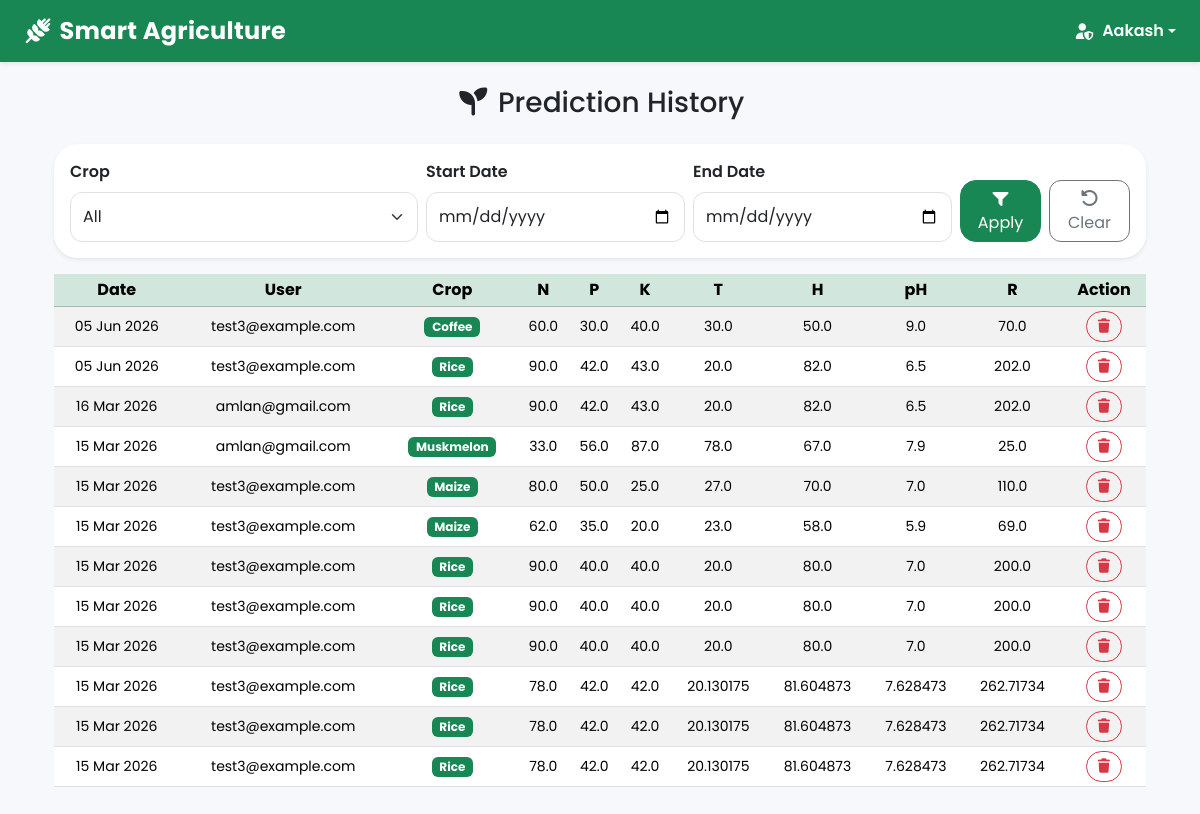
Page /admin_view_predictions/ (signed in) on the earlier database version.
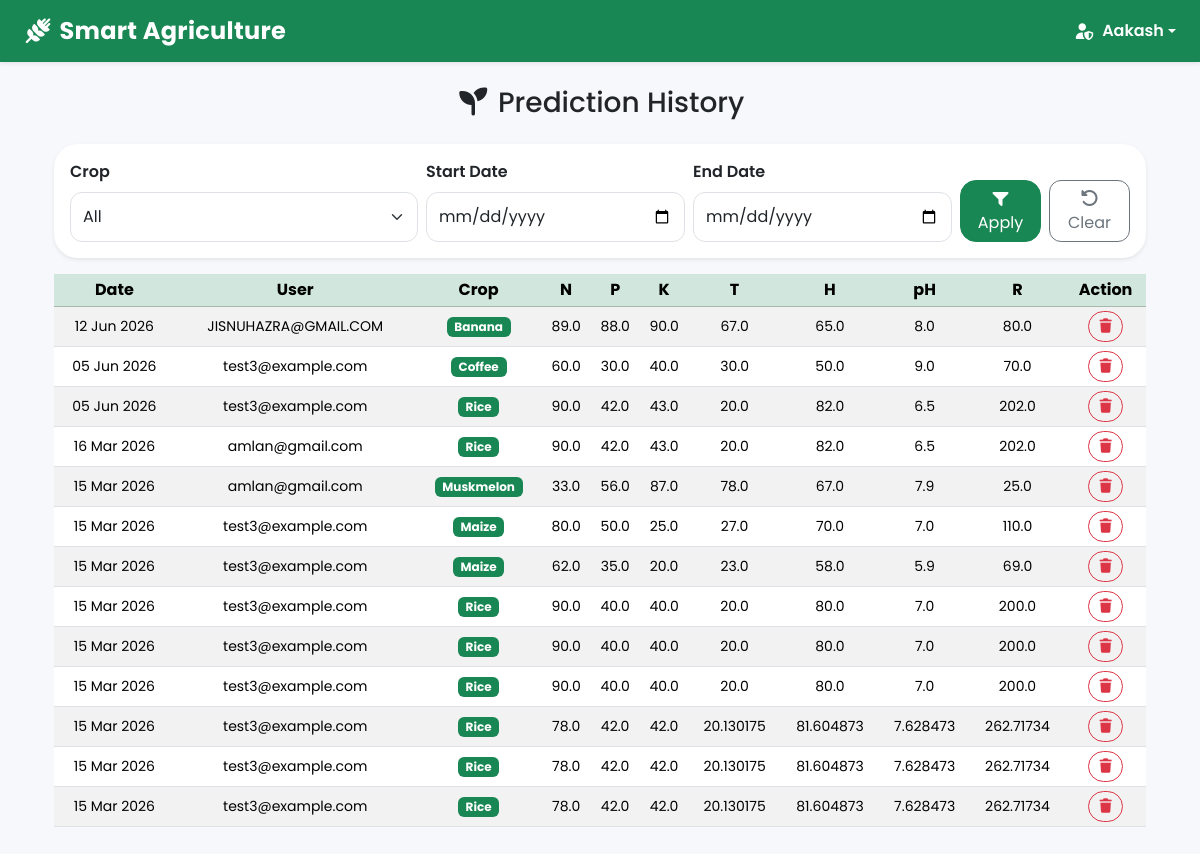
Same page on the later database version.
### recommender/models.py (models this page shows, shortened)
class Prediction(models.Model):
    user = models.ForeignKey(User, on_delete=models.CASCADE, related_name='predictions')
    N = models.FloatField()
    P = models.FloatField()
    K = models.FloatField()
    temperature = models.FloatField()
    humidity = models.FloatField()
    ph = models.FloatField()
    rainfall = models.FloatField()
    predicted_crop = models.CharField(max_length=15)
    created_at = models.DateTimeField(auto_now_add=True)
    class Meta:
        ordering = ['-created_at']

### recommender/views.py (the view)
# urls.py: path('admin_view_predictions/',admin_view_predictions,name='admin_view_predictions'),
@user_passes_test(is_staff, login_url='admin_login')
def admin_view_predictions(request):
    qs = Prediction.objects.select_related('user')
    crop = request.GET.get('crop')
    start = request.GET.get('start')
    end = request.GET.get('end')
    if crop:
        qs = qs.filter(predicted_crop__iexact=crop)
    d_start = parse_date(start) if start else None
    d_end = parse_date(end) if end else None
    if d_start:
        qs = qs.filter(created_at__date__gte=d_start)
    if d_end:
        qs = qs.filter(created_at__date__lte=d_end)
    crops = (Prediction.objects
             .order_by('predicted_crop')
             .values_list('predicted_crop',flat=True)
             .distinct())
    context = {
       "qs" : qs,
       "crops" : crops,
       "current_crop" : crop,
       "start" : start,
       "end" : end,
   }
    return render(request,"admin_view_predictions.html",context)

### recommender/views.py (called while the page is built)
def is_staff(user):
    return user.is_authenticated and user.is_staff

### recommender/templates/admin_view_predictions.html (shortened to what this page needs)
{% extends 'base.html' %}
{% load static %}
{% block content %}
  <div class="container">
    <div class="text-center mb-4">
      <h3><i class="fa-solid fa-seedling"></i> Prediction History</h3>
    </div>
<form method="get"
      class="card card-body shadow-sm border-0 mb-3">
              <div class="row g-2">
            <div class="col-md-4">
                <label class="form-label">Crop</label>
                <select name="crop" class="form-select">
                    <option value="">All</option>
                </select>
            </div>
            <div class="col-md-3">
                <label class="form-label">Start Date</label>
                <input type="date" name="start" value="{{start}}" class="form-control">
            </div>
            <div class="col-md-3">
                <label class="form-label">End Date</label>
                <input type="date" name="end" value="{{end}}" class="form-control">
            </div>
            <div class="col-md-2 d-flex align-items-end gap-2">
                <button class="btn btn-success w-100" type="submit">
                    <i class="fa-solid fa-filter"></i> Apply
                </button>
                <button type="reset" class="btn btn-outline-secondary w-100">
                    <i class="fa-solid fa-rotate-left"></i> Clear
                </button>
            </div>
        </div>
    </form>
    <div class="prediction-table-wrapper">
      <table class="table table-sm table-striped table-hover text-center align-middle">
        <thead class="table-success">
          <tr>
            <th>Date</th>
            <th>User</th>
            <th>Crop</th>
            <th>N</th>
            <th>P</th>
            <th>K</th>
            <th>T</th>
            <th>H</th>
            <th>pH</th>
            <th>R</th>
            <th>Action</th>
          </tr>
        </thead>
        <tbody>
                {% for p in qs %}
                    <tr>
                        <td class="small">{{ p.created_at|date:'d M Y' }}</td>
                        <td class="small">{{ p.user.username }}</td>
                        <td>
                        <span class="badge bg-success small">{{ p.predicted_crop|title }}</span>
                        </td>
                        <td class="small">{{ p.N }}</td>
                        <td class="small">{{ p.P }}</td>
                        <td class="small">{{ p.K }}</td>
                        <td class="small">{{ p.temperature }}</td>
                        <td class="small">{{ p.humidity }}</td>
                        <td class="small">{{ p.ph }}</td>
                        <td class="small">{{ p.rainfall }}</td>
                        <td>
                            <a href="{% url 'admin_delete_prediction' p.id %}" class="btn btn-outline-danger btn-sm" onclick="return confirm('Delete this record? This cannot be undone!')"><i class="fa-solid fa-trash"></i></a>
                        </td>
                    </tr>
                {% endfor %}
        </tbody>
      </table>
    </div>
  </div>
{% endblock %}

### recommender/templates/base.html (shortened to what this page needs)
<!DOCTYPE html>
{% load static %}
<html lang="en">
  <head>
    <link href="https://cdn.jsdelivr.net/npm/bootstrap@5.3.8/dist/css/bootstrap.min.css" rel="stylesheet" />
    <link rel="stylesheet" href="https://cdnjs.cloudflare.com/ajax/libs/font-awesome/7.0.1/css/all.min.css" />
    <link rel="stylesheet" href="{% static 'css/style.css' %}?v=6" />
  </head>
  <body>
    <nav class="navbar navbar-expand-lg navbar-dark bg-success shadow-sm">
      <div class="container-fluid px-4 d-flex align-items-center justify-content-between">
        <a class="navbar-brand fw-bold"
          href="{% if user.is_staff %}
            {% url 'admin_dashboard' %}
          {% else %}
            {% url 'home' %}
          {% endif %}">
          <i class="fa-solid fa-wheat-awn"></i> Smart Agriculture
        </a>
        {% if user.is_authenticated and user.is_staff %}
          <div class="dropdown ms-auto">
            <a class="text-white text-decoration-none dropdown-toggle fw-semibold d-flex align-items-center" href="#" role="button" data-bs-toggle="dropdown" aria-expanded="false">
              <i class="fa-solid fa-user-shield me-2"></i>
              {% if user.get_full_name %}
                {{ user.get_full_name }}
              {% else %}
                {{ user.username }}
              {% endif %}
            </a>
          </div>
        {% endif %}
      </div>
    </nav>
    <main class="container py-4">
      {% block content %}
      {% endblock %}
    </main>
  </body>
</html>

### recommender/static/css/style.css (style rules this page uses)
html { scroll-behavior: smooth; }
body { background: #f6f8fb; font-family: 'Poppins', sans-serif; }
.navbar-brand { font-size: 1.5rem; letter-spacing: .3px; }
.card { border: none; border-radius: 24px; transition: .35s ease; }
.form-control { border-radius: 12px; min-height: 50px; }
.form-label { font-weight: 600; }
.btn { border-radius: 12px; transition: .3s; }
.form-select { border-radius: 12px; min-height: 50px; }
.navbar { position: relative; z-index: 9999; }
.prediction-table-wrapper { overflow-x: auto; overflow-y: visible; }
.navbar { position: relative; z-index: 9999 !important; }
.btn-success { border-radius: 16px; }
.btn-outline-danger { border-radius: 16px; }

Differences in the rows shown:
added Prediction: created_at "12 Jun 2026", user.username "JISNUHAZRA@GMAIL.COM", predicted_crop "Banana", N "89.0", P "88.0", K "90.0", temperature "67.0", humidity "65.0", ph "8.0", rainfall "80.0"
